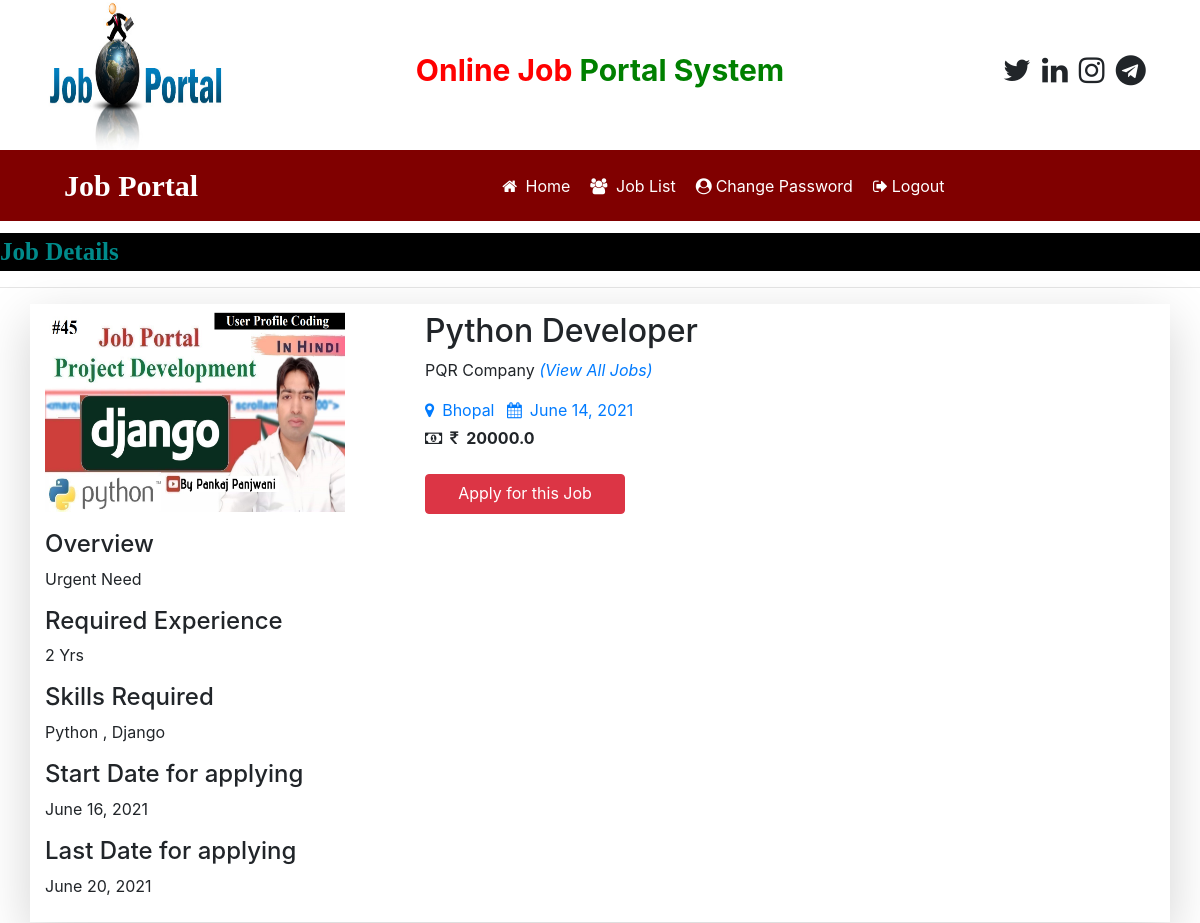
The app's page /job_detail/2 with its own data.
### job/models.py (models this page shows, shortened)
class Job(models.Model):
    recruiter = models.ForeignKey(Recruiter,on_delete=models.CASCADE)
    start_date = models.DateField()
    end_date = models.DateField()
    title = models.CharField(max_length=100)
    salary= models.FloatField(max_length=20)
    image = models.FileField()
    description = models.CharField(max_length=300)
    experience = models.CharField(max_length=50)
    location = models.CharField(max_length=100)
    skills = models.CharField(max_length=100)
    creationdate = models.DateField()

class Recruiter(models.Model):
    user = models.ForeignKey(User,on_delete=models.CASCADE)
    mobile = models.CharField(max_length=15,null=True)
    image = models.FileField(null=True)
    gender = models.CharField(max_length=10,null=True)
    company= models.CharField(max_length=100,null=True)
    type = models.CharField(max_length=15,null=True)
    status = models.CharField(max_length=20, null=True)

### job/views.py (the view)
# urls.py: path('job_detail/<int:pid>',job_detail,name="job_detail"),
def job_detail(request,pid):
    job = Job.objects.get(id=pid)
    d = {'job':job}
    return render(request,'job_detail.html',d)

### job/templates/job_detail.html (shortened to what this page needs)
{% load static %}
{% block body %}
{% include 'user_navigation.html' %}
<marquee style = "font-family : 'Monotype Corsiva' ; font-size : 25px ; color : darkcyan ; background-color : black ; font-weight : bold ; margin-top:1%">
    Job Details
</marquee>
<hr>
<div class="container shadow-lg py-2 mb-2">
<div class="row">
    <div class="col-md-4">
       <img src="{{job.image.url}}" style="width:300px;height:200px">
    </div>
     <div class="col-md-6">
     <h2> {{job.title}}</h2>
         <p>{{job.recruiter.company}} <em><a href="{% url 'user_latestjobs' %}">(View All Jobs)</a></em></p>
         <a href="#" class="mr-2"><i class="fa fa-map-marker mr-2"></i>{{job.location}}</a>
         <a href="#"><i class="fa fa-calendar mr-2"></i>{{job.creationdate}}</a>
         <br>
         <strong><i class="fa fa-money mr-2 mt-2"></i><i class="fa fa-inr mr-2 mt-2"></i>{{job.salary}}</strong>
<div class="mt-4">
         <a href="{% url 'applyforjob' job.id %}" class="btn btn-danger" style="width:200px ; height:40px">Apply for this Job</a>
</div>
    </div>
</div>
    <div class="mt-3">
        <h4>Overview</h4>
        <p>{{job.description}}</p>
        <h4>Required Experience</h4>
        <p>{{job.experience}} Yrs</p>
        <h4>Skills Required</h4>
        <p>{{job.skills}}</p>
        <h4>Start Date for applying</h4>
        <p>{{job.start_date}}</p>
        <h4>Last Date for applying</h4>
        <p>{{job.end_date}}</p>
    </div>
</div>
{% endblock %}

### records on screen
Job: image (picture), title "Python Developer", recruiter.company "PQR Company", location "Bhopal", creationdate "June 14, 2021", salary "20000.0", description "Urgent Need", experience "2", skills "Python , Django", start_date "June 16, 2021", end_date "June 20, 2021"
